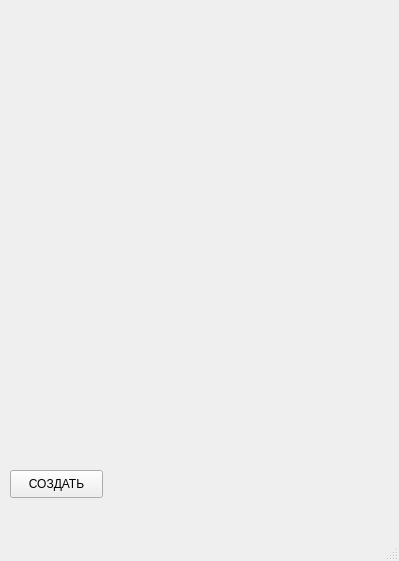
<?xml version="1.0" encoding="UTF-8"?>
<ui version="4.0">
 <class>MainWindow</class>
 <widget class="QMainWindow" name="MainWindow">
  <property name="geometry">
   <rect>
    <x>0</x>
    <y>0</y>
    <width>399</width>
    <height>561</height>
   </rect>
  </property>
  <property name="windowTitle">
   <string>MainWindow</string>
  </property>
  <widget class="QWidget" name="centralwidget">
   <widget class="QPushButton" name="pushButton">
    <property name="geometry">
     <rect>
      <x>10</x>
      <y>470</y>
      <width>93</width>
      <height>28</height>
     </rect>
    </property>
    <property name="text">
     <string>СОЗДАТЬ</string>
    </property>
   </widget>
  </widget>
  <widget class="QMenuBar" name="menubar">
   <property name="geometry">
    <rect>
     <x>0</x>
     <y>0</y>
     <width>399</width>
     <height>26</height>
    </rect>
   </property>
  </widget>
  <widget class="QStatusBar" name="statusbar"/>
 </widget>
 <resources/>
 <connections/>
</ui>
